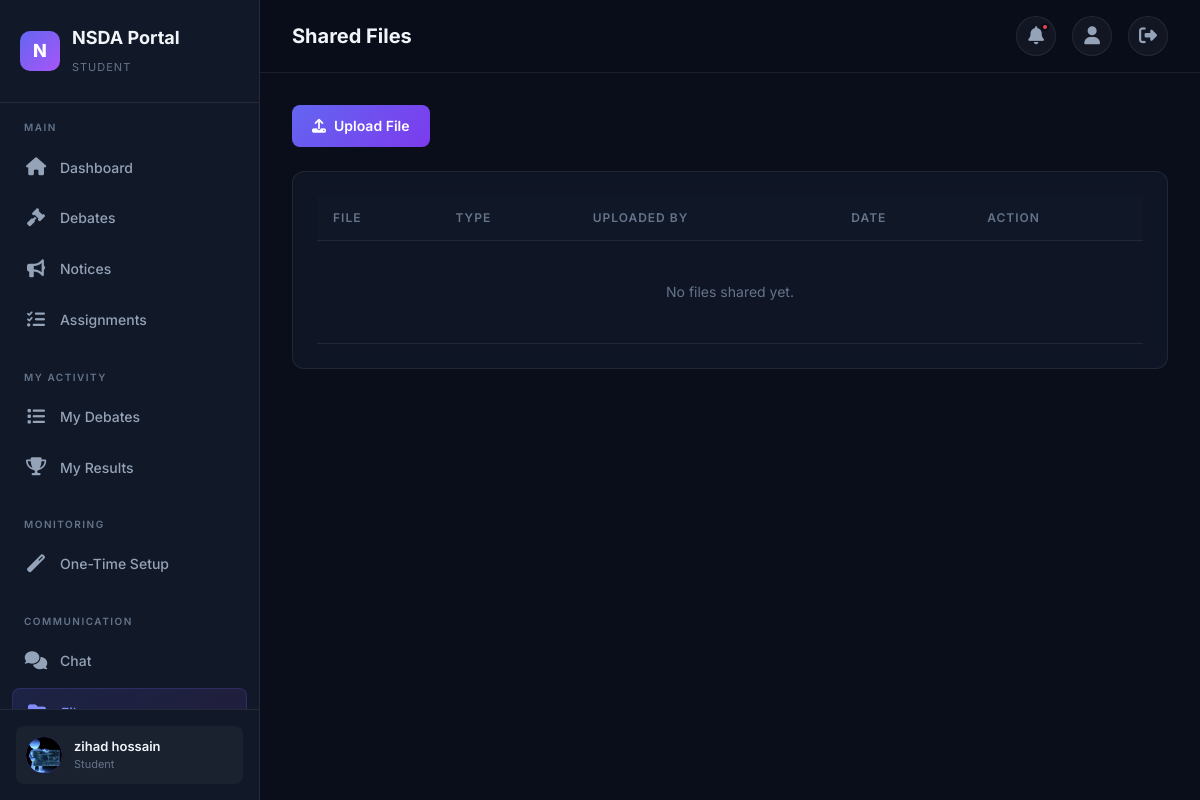
Screenshot of /files/ (signed in) with the database file from the repository.
### accounts/models.py (models this page shows, shortened)
class User(AbstractUser):
    class Role(models.TextChoices):
        STUDENT = 'student', 'Student'
        TEACHER = 'teacher', 'Teacher'
        ADMIN = 'admin', 'Admin'
    role = models.CharField(
        max_length=10,
        choices=Role.choices,
        default=Role.STUDENT,
    )
    profile_picture = models.ImageField(
        upload_to='profiles/',
        blank=True,
        null=True,
    )
    phone = models.CharField(max_length=20, blank=True)
    bio = models.TextField(blank=True)
    grade_level = models.CharField(max_length=50, blank=True)
    school = models.CharField(max_length=200, blank=True)
    date_of_birth = models.DateField(blank=True, null=True)
    created_at = models.DateTimeField(auto_now_add=True)
    updated_at = models.DateTimeField(auto_now=True)
    @property
    def is_student(self):
        return self.role == self.Role.STUDENT
    @property
    def is_teacher(self):
        return self.role == self.Role.TEACHER
    @property
    def is_admin_user(self):
        return self.role == self.Role.ADMIN

### portal/views.py (the view)
# urls.py: path('files/', views.FileListView.as_view(), name='file_list'),
class FileListView(LoginRequiredMixin, ListView):
    model = SharedFile
    template_name = 'portal/file_list.html'
    context_object_name = 'files'
    paginate_by = 15
    def get_queryset(self):
        user = self.request.user
        return SharedFile.objects.filter(
            Q(uploaded_by=user) | Q(shared_with=user)
        ).distinct()

### portal/context_processors.py (called while the page is built)
def notifications_processor(request):
    if request.user.is_authenticated:
        unread_count = Notification.objects.filter(
            user=request.user, is_read=False
        ).count()
        recent_notifications = Notification.objects.filter(
            user=request.user
        ).order_by('-created_at')[:5]
        return {
            'unread_notifications_count': unread_count,
            'recent_notifications': recent_notifications
        }
    return {'unread_notifications_count': 0, 'recent_notifications': []}

### templates/portal/file_list.html (shortened to what this page needs)
{% extends "base.html" %}
{% block page_title %}Shared Files{% endblock %}
{% block content %}
<div class="mb-24"><a href="{% url 'portal:file_upload' %}" class="btn btn-primary"><i class="fas fa-upload"></i> Upload File</a></div>
<div class="card">
    <div class="card-body table-container">
        <table><thead><tr><th>File</th><th>Type</th><th>Uploaded By</th><th>Date</th><th>Action</th></tr></thead><tbody>
        {% for f in files %}
        <tr>
            <td><strong>{{ f.title }}</strong>{% if f.description %}<br><span class="text-sm text-muted">{{ f.description|truncatewords:10 }}</span>{% endif %}</td>
            <td><span class="badge badge-info">{{ f.file_type }}</span></td>
            <td>{{ f.uploaded_by.get_full_name|default:f.uploaded_by.username }}</td>
            <td class="text-muted">{{ f.upload_date|date:"M d, Y" }}</td>
            <td><a href="{{ f.file.url }}" class="btn btn-sm btn-secondary" download><i class="fas fa-download"></i></a></td>
        </tr>
        {% empty %}<tr><td colspan="5" class="text-center text-muted" style="padding:40px;">No files shared yet.</td></tr>{% endfor %}
        </tbody></table>
    </div>
</div>
{% endblock %}

### templates/base.html (shortened to what this page needs)
{% load static %}
<!DOCTYPE html>
<html lang="en">
<head>
    <link rel="stylesheet" href="{% static 'css/style.css' %}">
    <link rel="stylesheet" href="https://cdnjs.cloudflare.com/ajax/libs/font-awesome/6.5.0/css/all.min.css">
</head>
<body>
<div class="app-wrapper">
    <aside class="sidebar" id="sidebar">
        <div class="sidebar-brand">
            <div class="logo">N</div>
            <div><h2>NSDA Portal</h2><small>{{ request.user.get_role_display|default:"Portal" }}</small></div>
        </div>
        <nav class="sidebar-nav">
            <div class="nav-section">
                <div class="nav-section-title">Main</div>
                <a href="{% url 'portal:dashboard' %}" class="nav-link"><span class="icon"><i class="fas fa-home"></i></span>Dashboard</a>
                <a href="{% url 'debates:list' %}" class="nav-link"><span class="icon"><i class="fas fa-gavel"></i></span>Debates</a>
                <a href="{% url 'portal:notice_list' %}" class="nav-link"><span class="icon"><i class="fas fa-bullhorn"></i></span>Notices</a>
                <a href="{% url 'portal:assignment_list' %}" class="nav-link"><span class="icon"><i class="fas fa-tasks"></i></span>Assignments</a>
            </div>
            {% if request.user.is_student %}
            <div class="nav-section">
                <div class="nav-section-title">My Activity</div>
                <a href="{% url 'debates:my_debates' %}" class="nav-link"><span class="icon"><i class="fas fa-list"></i></span>My Debates</a>
                <a href="{% url 'debates:my_results' %}" class="nav-link"><span class="icon"><i class="fas fa-trophy"></i></span>My Results</a>
            </div>
            <div class="nav-section">
                <div class="nav-section-title">Monitoring</div>
                <a href="{% url 'monitoring:download_package' %}" class="nav-link"><span class="icon"><i class="fas fa-magic"></i></span>One-Time Setup</a>
            </div>
            {% endif %}
            <div class="nav-section">
                <div class="nav-section-title">Communication</div>
                <a href="{% url 'chat:room_list' %}" class="nav-link"><span class="icon"><i class="fas fa-comments"></i></span>Chat</a>
                <a href="{% url 'portal:file_list' %}" class="nav-link"><span class="icon"><i class="fas fa-folder"></i></span>Files</a>
            </div>
        </nav>
        <div class="sidebar-footer">
            <div class="user-card">
                <div class="user-avatar">
                    {% if request.user.profile_picture %}
                        <img src="{{ request.user.profile_picture.url }}" alt="avatar">
                    {% else %}
                        {{ request.user.first_name|first|default:request.user.username|first|upper }}
                    {% endif %}
                </div>
                <div class="user-info">
                    <div class="name">{{ request.user.get_full_name|default:request.user.username }}</div>
                    <div class="role">{{ request.user.get_role_display }}</div>
                </div>
            </div>
        </div>
    </aside>
    <main class="main-content">
        <header class="topbar">
            <div style="display:flex;align-items:center;gap:12px;">
                <h1>{% block page_title %}Dashboard{% endblock %}</h1>
            </div>
            <div class="topbar-actions">
                <div class="dropdown-wrapper">
                    <button class="btn-icon" id="notification-toggle">
                        <i class="fas fa-bell"></i>
                        {% if unread_notifications_count %}<span class="badge-dot"></span>{% endif %}
                    </button>
                </div>
                <a href="{% url 'accounts:profile' %}" class="btn-icon"><i class="fas fa-user"></i></a>
                <a href="{% url 'accounts:logout' %}" class="btn-icon"><i class="fas fa-sign-out-alt"></i></a>
            </div>
        </header>
        <div class="content-area">
            {% block content %}{% endblock %}
        </div>
    </main>
</div>
</body>
</html>

### rows the page displays
User: user.role "STUDENT", user.profile_picture (picture), user.get_full_name "zihad hossain", user.role "Student"
